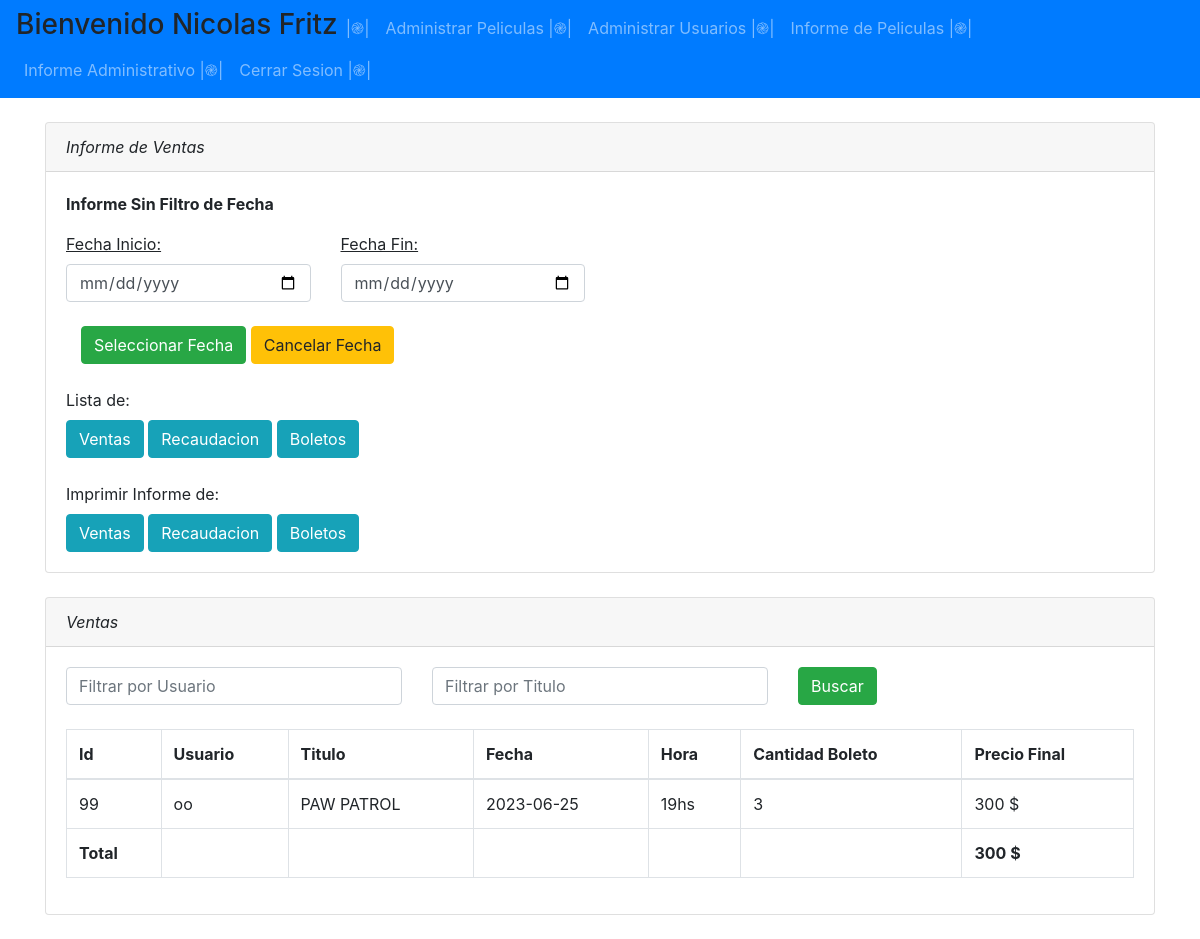
The page /Administrador/InformeAdministrativo.php (signed in) on the database its author committed.
### tables this page shows
CREATE TABLE `proyecciones` (
  `IdVenta` int(11) NOT NULL,
  `IdPelicula` int(4) NOT NULL,
  `IdUsuario` int(11) NOT NULL,
  `fechaPelicula` date NOT NULL,
  `horaPelicula` text NOT NULL,
  `CantBoleto` int(2) NOT NULL COMMENT '50',
  `precioFinal` int(2) NOT NULL,
  `Anulada` text NOT NULL,
  `fechaReserva` date DEFAULT NULL
);

CREATE TABLE `usuarios` (
  `IdUsuario` int(11) NOT NULL,
  `nombre` varchar(50) NOT NULL,
  `apellido` varchar(50) NOT NULL,
  `usuario` varchar(50) NOT NULL,
  `telefono` varchar(17) NOT NULL,
  `email` varchar(50) NOT NULL,
  `contraseña` varchar(200) NOT NULL,
  `habilitado` varchar(2) NOT NULL,
  `privilegio` varchar(20) NOT NULL
);

CREATE TABLE `peliculas` (
  `IdPelicula` int(11) NOT NULL,
  `titulo` text NOT NULL,
  `duracion` text NOT NULL,
  `restriccionEdad` text NOT NULL,
  `categoria` text NOT NULL,
  `tipo` text NOT NULL,
  `precio` text NOT NULL DEFAULT '10',
  `descripcion` text NOT NULL,
  `imgResource` text NOT NULL,
  `habilitada` text NOT NULL
);

### Include/Funciones.php (called while the page is built, shortened)
<?php
function ListaVentas($db, $FechaInicio = null, $FechaFin = null){
    $Venta = "SELECT us.IdUsuario,us.usuario,pe.titulo,pr.fechaPelicula,pr.horaPelicula,pr.CantBoleto, pr.precioFinal, pr.Anulada
    FROM proyecciones AS pr
    INNER JOIN peliculas AS pe ON pe.IdPelicula=pr.IdPelicula
    INNER JOIN usuarios AS us ON pr.IdUsuario =us.IdUsuario
    WHERE pr.Anulada LIKE 'No' ";
  $Venta = $Venta . " ORDER BY pr.fechaPelicula";
  $listaVentas = mysqli_query($db, $Venta);
  return $listaVentas;
}
?>

### Administrador/InformeAdministrativo.php (the view, shortened to what this page needs)
<?php
require_once "../Include/Conexion.php";
require_once "../Include/Cabecera.php";
require_once "../Include/Funciones.php";
$txtFechaInicio = (isset($_POST['txtFechaInicio'])) ? $_POST['txtFechaInicio'] : "";
$txtFechaFin = (isset($_POST['txtFechaFin'])) ? $_POST['txtFechaFin'] : "";
$txtBuscarUsuario = (isset($_POST['txtBuscarUsuario'])) ? $_POST['txtBuscarUsuario'] : "";
$txtBuscarPelicula = (isset($_POST['txtBuscarPelicula'])) ? $_POST['txtBuscarPelicula'] : "";
$Total=0;
if ((empty($_SESSION['TipoListaInforme'])) || ($_SESSION['TipoListaInforme'] == "Venta")) {
    if (($txtFechaInicio!="") && ($txtFechaFin!="")) {
        $listaVentas = ListaVentas($db,$txtFechaInicio,$txtFechaFin);
    }else{
        $listaVentas = ListaVentas($db);
    }
}
?>
<div class="container">
    <br />
    <div class="card">
        <?php if ($_SESSION['TipoListaInforme'] == "Venta") { ?>
            <div class="card-header"><em>Informe de Ventas</em></div>
        <?php } elseif ($_SESSION['TipoListaInforme'] == "Recaudacion") { ?>
            <div class="card-header"><em>Informe de Recaudacion</em></div>
        <?php } elseif ($_SESSION['TipoListaInforme'] == "Boleto") { ?>
            <div class="card-header"><em>Informe de Boletos</em></div>
        <?php }
        ; ?>
        <div class="card-body">
            <form action="InformeAdministrativo.php" method="post">
                <div class="row">
                    <?php
                    if ($txtFechaInicio!="" && $txtFechaFin!="") {
                        ?>
                        <div class="col-md-10">
                            <p align="left">
                                <strong>
                                    <?php
                                    echo "Fecha Inicio Informe: " . $txtFechaInicio . " ----- Fecha Fin Informe: " . $txtFechaFin;
                                    ?>
                                </strong>
                            </p>
                        </div>
                        <?php
                    } else {
                        ?>
                        <div class="col-md-10">
                            <p align="left">
                                <strong>
                                    <?php
                                    echo "Informe Sin Filtro de Fecha";
                                    ?>
                                </strong>
                            </p>
                        </div>
                        <?php
                    }
                    ?>
                </div>
                <div class="row">
                    <div class="col-md-3">
                        <label> <ins> Fecha Inicio:</ins></label>
                        <input type="date" class="form-control" value="<?php echo $MostrarFechaInicio ?>"
                            name="txtFechaInicio">
                    </div>
                    <div class="col-md-3">
                        <label><ins> Fecha Fin:</ins></label>
                        <input type="date" class="form-control" value="<?php echo $MostrarFechaFin ?>"
                            name="txtFechaFin">
                    </div>
                </div>
                <div class="col">
                    <button type="submit" name="SeleccionarFecha" class="btn btn-success">Seleccionar Fecha</button>
                    <button type="submit" name="CancelarFecha" class="btn btn-warning">Cancelar Fecha</button>
                </div>
                <label> Lista de: </label>
                <div class="row">
                    <div class="col">
                        <button type="submit" name="ListaVenta" class="btn btn-info"> Ventas </button>
                        <button type="submit" name="ListaRecaudacion" class="btn btn-info"> Recaudacion </button>
                        <button type="submit" name="ListaBoletos" class="btn btn-info"> Boletos </button>
                    </div>
                </div>
                <br />
                <label> Imprimir Informe de: </label>
                <div class="row">
                    <div class="col">
                        <a href="<?php echo $_SESSION['url']; ?>/Imprimir/Ventas.php" class="btn btn-info"
                            target='_blank'> Ventas </a>
                        <a href="<?php echo $_SESSION['url']; ?>/Imprimir/Recaudacion.php" class="btn btn-info"
                            target='_blank'> Recaudacion </a>
                        <a href="<?php echo $_SESSION['url']; ?>/Imprimir/Boletos.php" class="btn btn-info"
                            target='_blank'> Boletos </a>
                    </div>
                </div>
            </form>
        </div>
    </div>
</div>
<br />
<div class="container">
    <div class="card">
        <?php
        if ($_SESSION['TipoListaInforme'] == "Venta") {
            ?>
            <div class="card-header"><em>Ventas</em></div>
            <div class="card-body">
            <form action="InformeAdministrativo.php" method="post">
                <div class="row">
                    <div class="col-md-4">
                        <input  type="text" class="form-control" value="<?php echo $txtBuscarUsuario ?>" placeholder="Filtrar por Usuario" name="txtBuscarUsuario">
                    </div>
                    <div class="col-md-4">
                        <input  type="text" class="form-control" value="<?php echo $txtBuscarPelicula ?>" placeholder="Filtrar por Titulo" name="txtBuscarPelicula">
                    </div>
                    <div class="col-md-3">
                        <button type="submit" name="Buscar" class="btn btn-success">Buscar</button>
                    </div>
                </div>
        </form>
                <table class="table table-bordered">
                    <thead>
                        <tr>
                            <th>Id</th>
                            <th>Usuario</th>
                            <th>Titulo</th>
                            <th>Fecha</th>
                            <th>Hora</th>
                            <th>Cantidad Boleto</th>
                            <th>Precio Final</th>
                        </tr>
                    </thead>
                    <tbody>
                        <?php
                        foreach ($listaVentas as $Ventas) {
                            ?>
                            <tr>
                                <td>
                                    <?php echo $Ventas['IdUsuario'] ?>
                                </td>
                                <td>
                                    <?php echo $Ventas['usuario'] ?>
                                </td>
                                <td>
                                    <?php echo $Ventas['titulo'] ?>
                                </td>
                                <td>
                                    <?php echo $Ventas['fechaPelicula'] ?>
                                </td>
                                <td>
                                    <?php echo $Ventas['horaPelicula'] ?>
                                </td>
                                <td>
                                    <?php echo $Ventas['CantBoleto'] ?>
                                </td>
                                <td>
                                    <?php echo $Ventas['precioFinal'] ?> $
                                </td>
                            </tr>
                        <?php $Total=$Total+$Ventas['precioFinal']; }
                        ?>
                            <tr>
                                <td>
                                <b><?php echo "Total" ?></b>
                                </td>
                                <td>
                                </td>
                                <td>
                                </td>
                                <td>
                                </td>
                                <td>
                                </td>
                                <td>
                                </td>
                                <td>
                                   <b> <?php echo $Total ?> $ </b>
                                </td>
                            </tr>
                    </tbody>
                </table>
            </div>
        </div>
        <?php
} ?>
<br />
</div>

### rows shown on the page
proyecciones: IdUsuario.IdUsuario "99", IdUsuario.usuario "oo", IdPelicula.titulo "PAW PATROL", fechaPelicula "2023-06-25", horaPelicula "19hs", CantBoleto "3", precioFinal "300"

### other values the page prints
$_SESSION['NombreUsuario'] "Nicolas"
$_SESSION['ApellidoUsuario'] "Fritz"
$Total "300"
